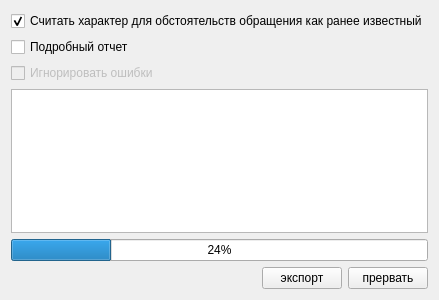
<?xml version="1.0" encoding="UTF-8"?>
<ui version="4.0">
 <class>ExportR51DDPage1</class>
 <widget class="QWidget" name="ExportR51DDPage1">
  <property name="geometry">
   <rect>
    <x>0</x>
    <y>0</y>
    <width>435</width>
    <height>300</height>
   </rect>
  </property>
  <property name="windowTitle">
   <string>Form</string>
  </property>
  <layout class="QGridLayout">
   <item row="0" column="0" colspan="3">
    <spacer>
     <property name="orientation">
      <enum>Qt::Vertical</enum>
     </property>
     <property name="sizeHint" stdset="0">
      <size>
       <width>20</width>
       <height>40</height>
      </size>
     </property>
    </spacer>
   </item>
   <item row="5" column="0" colspan="3">
    <widget class="CProgressBar" name="progressBar">
     <property name="value">
      <number>24</number>
     </property>
    </widget>
   </item>
   <item row="6" column="0" colspan="3">
    <spacer>
     <property name="orientation">
      <enum>Qt::Vertical</enum>
     </property>
     <property name="sizeHint" stdset="0">
      <size>
       <width>20</width>
       <height>40</height>
      </size>
     </property>
    </spacer>
   </item>
   <item row="7" column="1">
    <widget class="QPushButton" name="btnExport">
     <property name="text">
      <string>экспорт</string>
     </property>
    </widget>
   </item>
   <item row="7" column="2">
    <widget class="QPushButton" name="btnCancel">
     <property name="text">
      <string>прервать</string>
     </property>
    </widget>
   </item>
   <item row="7" column="0">
    <spacer>
     <property name="orientation">
      <enum>Qt::Horizontal</enum>
     </property>
     <property name="sizeHint" stdset="0">
      <size>
       <width>40</width>
       <height>20</height>
      </size>
     </property>
    </spacer>
   </item>
   <item row="4" column="0" colspan="3">
    <widget class="QTextBrowser" name="logBrowser"/>
   </item>
   <item row="2" column="0">
    <widget class="QCheckBox" name="chkVerboseLog">
     <property name="text">
      <string>Подробный отчет</string>
     </property>
    </widget>
   </item>
   <item row="3" column="0">
    <widget class="QCheckBox" name="chkIgnoreErrors">
     <property name="enabled">
      <bool>false</bool>
     </property>
     <property name="text">
      <string>Игнорировать ошибки</string>
     </property>
    </widget>
   </item>
   <item row="1" column="0" colspan="3">
    <widget class="QCheckBox" name="chkMarkFirstForMKBZ00">
     <property name="text">
      <string>Считать характер для обстоятельств обращения как ранее известный</string>
     </property>
     <property name="checked">
      <bool>true</bool>
     </property>
    </widget>
   </item>
  </layout>
 </widget>
 <customwidgets>
  <customwidget>
   <class>CProgressBar</class>
   <extends>QProgressBar</extends>
   <header>library/ProgressBar.h</header>
  </customwidget>
 </customwidgets>
 <resources/>
 <connections/>
</ui>
